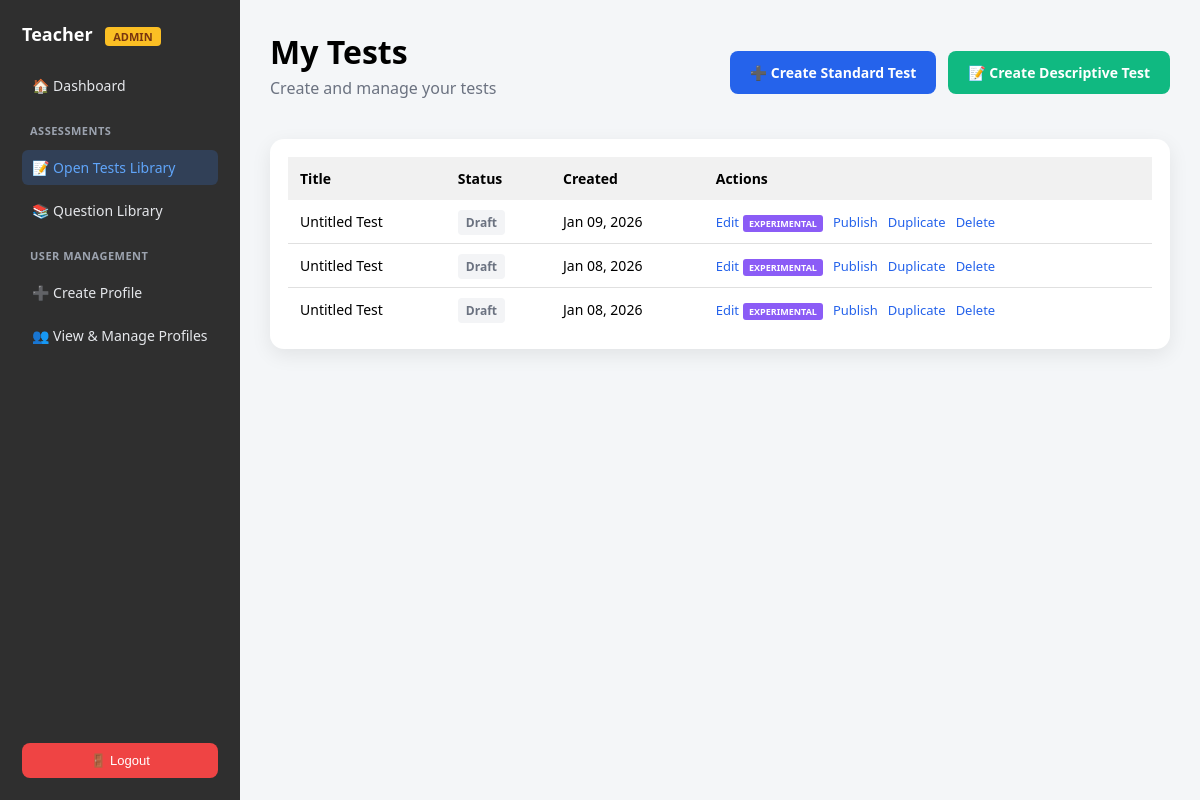
The page /teacher/tests/ (signed in) on the database as committed earlier.
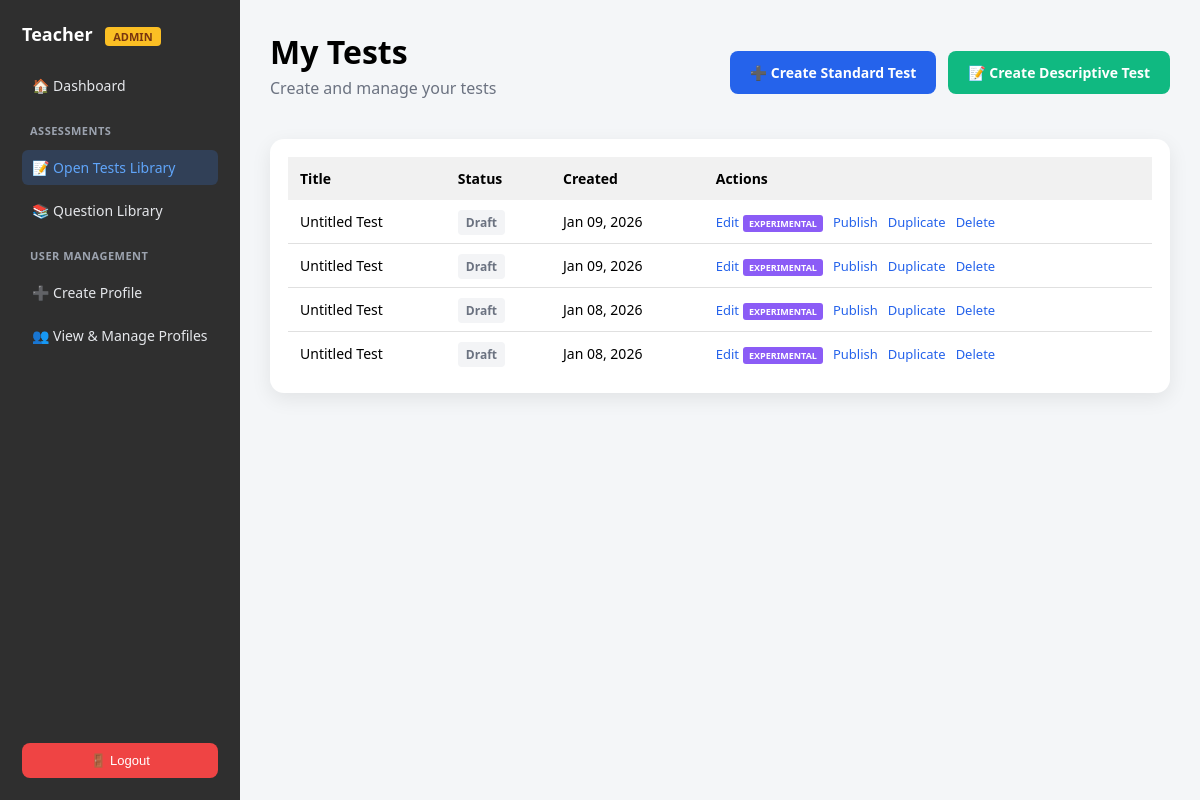
The same page on the database as committed later.
### core/models.py (models this page shows, shortened)
class Test(models.Model):
    title = models.CharField(max_length=255)
    subject = models.ForeignKey(Subject, on_delete=models.SET_NULL, null=True, blank=True)
    created_by = models.ForeignKey(User, on_delete=models.CASCADE)
    is_published = models.BooleanField(default=False)
    start_time = models.DateTimeField(null=True, blank=True)
    duration_minutes = models.PositiveIntegerField(null=True, blank=True)
    created_at = models.DateTimeField(auto_now_add=True)
    questions = models.ManyToManyField(
        "Question",
        through="TestQuestion",
        blank=True,
        related_name="tests"
    )
    assigned_students = models.ManyToManyField(
        "Student",
        blank=True,
        related_name="assigned_tests"
    )
    assigned_groups = models.ManyToManyField(
        "ClassGroup",
        blank=True,
        related_name="assigned_tests"
    )
    excluded_students = models.ManyToManyField(
        "Student",
        blank=True,
        related_name="excluded_from_tests"
    )
    descriptive_structure = models.TextField(
        blank=True,
        null=True,
        help_text="JSON structure for descriptive/hierarchical questions"
    )
    test_type = models.CharField(
        max_length=20,
        choices=[
            ('standard', 'Standard Question Bank'),
            ('descriptive', 'Descriptive/Hierarchical')
        ],
        default='standard'
    )

### core/views.py (the view)
# urls.py: path("teacher/tests/", views.tests_list, name="tests_list"),
@login_required
def tests_list(request):
    school = get_user_school(request.user)
    tests = Test.objects.filter(created_by=request.user).order_by("-id")
    return render(
        request,
        "teacher/tests_list.html",
        {"tests": tests, "school": school}
    )

### core/views.py (called while the page is built)
def get_user_school(user):
    try:
        return user.profile.school
    except:
        return None

### core/templates/teacher/tests_list.html (shortened to what this page needs)
{% extends "teacher/teacher_base.html" %}
{% block content %}
<div class="tests-header" style="display: flex; justify-content: space-between; align-items: center; margin-bottom: 24px;">
  <div>
    <h1>My Tests</h1>
    <p style="color: #6b7280; margin-top: 4px;">Create and manage your tests</p>
  </div>
  <div style="display: flex; gap: 12px;">
    <a href="{% url 'create_test' %}" class="btn btn-primary">
      ➕ Create Standard Test
    </a>
    <a href="{% url 'create_descriptive_test' %}" class="btn btn-success" style="background: #10b981;">
      📝 Create Descriptive Test
    </a>
  </div>
</div>
<div class="table-wrap">
  <table>
    <thead>
      <tr>
        <th>Title</th>
        <th>Status</th>
        <th>Created</th>
        <th>Actions</th>
      </tr>
    </thead>
    <tbody>
      {% for test in tests %}
      <tr>
        <td>{{ test.title }}</td>
        <td>
          {% if test.is_published %}
            <span class="badge published">Published</span>
          {% else %}
            <span class="badge draft">Draft</span>
          {% endif %}
        </td>
        <td>{{ test.created_at|date:"M d, Y" }}</td>
        <td>
          <div class="actions">
            <a href="{% url 'edit_test' test.id %}">
              Edit<span class="experimental-badge">Experimental</span>
            </a>
            <a href="{% url 'toggle_publish' test.id %}">
              {% if test.is_published %}Unpublish{% else %}Publish{% endif %}
            </a>
            <a href="{% url 'duplicate_test' test.id %}">Duplicate</a>
            <a href="{% url 'delete_test' test.id %}"
               onclick="return confirm('Are you sure you want to delete this test?')">
              Delete
            </a>
          </div>
        </td>
      </tr>
      {% empty %}
      <tr>
        <td colspan="4" style="text-align: center; padding: 40px;">
          <em>No tests yet. Click "Create Test" to get started!</em>
        </td>
      </tr>
      {% endfor %}
    </tbody>
  </table>
</div>
{% endblock %}

Rows that differ between the two databases and show on the page:
added Test: title "Untitled Test", is_published "Draft", created_at "Jan 09, 2026"
